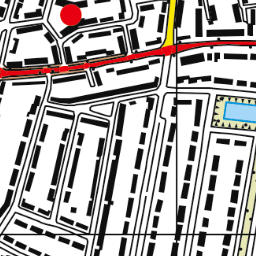
#> input picture src/classification/test_data/75401_75431.png, 256 x 256 px
$ python detect_color.py --image ../classification/test_data/75401_75431.png
#> lines starting #> are read from the running program, lines starting #| are printed output that depends on the picture; after the words box and inside, x2 and y2 are one past the last pixel; in counts of white or black regions, pixels touching at a corner belong together
import numpy as np
import argparse
import cv2

ap = argparse.ArgumentParser()
ap.add_argument("-i", "--image", help = "path to the image")
args = vars(ap.parse_args())

image = cv2.imread(args["image"])
#> image is the input picture: shape (256, 256, 3); mean B, G, R 171.8, 173, 177.4

# define the list of boundaries
boundaries = [
    ([83, 198, 165], [182, 231, 233])
]

# loop over the boundaries
for (lower, upper) in boundaries:
    # create NumPy arrays from the boundaries
    lower = np.array(lower, dtype="uint8")
    upper = np.array(upper, dtype="uint8")

    # find the colors within the specified boundaries and apply the mask
    mask = cv2.inRange(image, lower, upper)
    output = cv2.bitwise_and(image, image, mask=mask)

    # show the images
    cv2.imshow("images", np.hstack([image, output]))
    cv2.waitKey(0)
#> this loop made 1 pass
#> pass 1, `mask = cv2.inRange(image, lower, upper)`:
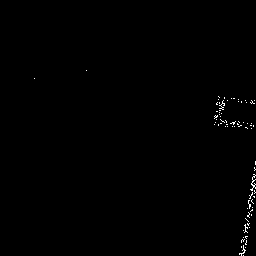
#> mask: shape (256, 256); 0.43% white in thin lines or dots, all inside (x1, y1, x2, y2) = (34, 70, 256, 256)
#> pass 1, `cv2.imshow("images", np.hstack([image, output]))`:
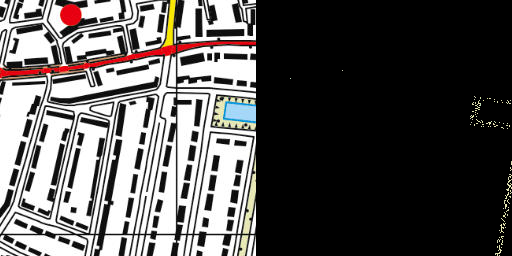
#> window 'images': shape (256, 512, 3); mean B, G, R 86.3, 87, 89.2
